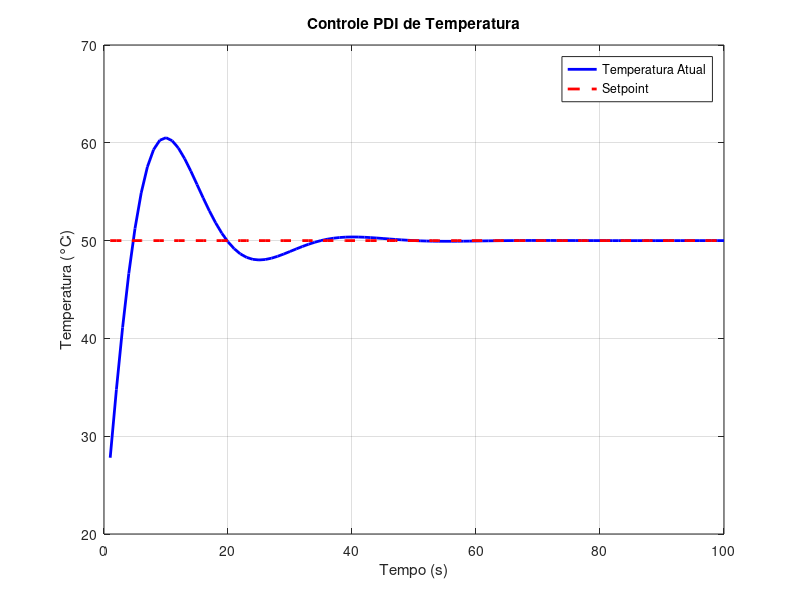

Write MATLAB code to recreate this figure.
% Example of PID temperature Control System of writted in Octave Language 
% Exemplo de um sistema de controle PDI de temperatura escrito em linguagem Octave
% Comments in portuguese

% Parâmetros do sistema
Kp = 2.0;  % Ganho Proporcional
Ki = 0.5;  % Ganho Integrativo
Kd = 0.1;  % Ganho Derivativo
setpoint = 50; % Temperatura desejada (°C)
dt = 1;    % Intervalo de tempo (s)
tempo_simulacao = 100; % Duração da simulação (s)

% Variáveis de inicialização
erro_acumulado = 0;
erro_anterior = 0;
temperatura = 20; % Temperatura inicial (°C)
historico_temperatura = []; % Para armazenar os valores para visualização

% Loop de controle
for t = 1:tempo_simulacao
    erro = setpoint - temperatura; % Cálculo do erro
    erro_acumulado += erro * dt; % Parte Integrativa
    derivativo = (erro - erro_anterior) / dt; % Parte Derivativa
    
    % Sinal de controle (saída do controlador)
    controle = Kp * erro + Ki * erro_acumulado + Kd * derivativo;
    
    % Simulação do comportamento do sistema (exemplo simples)
    temperatura += controle * 0.1; % Ajuste da temperatura com base no controle
    erro_anterior = erro;
    
    % Armazenar temperatura para visualização
    historico_temperatura = [historico_temperatura, temperatura];
end

% Plot dos resultados
tempo = 1:tempo_simulacao;
plot(tempo, historico_temperatura, 'b-', 'LineWidth', 2);
hold on;
plot(tempo, setpoint * ones(size(tempo)), 'r--', 'LineWidth', 2);
xlabel('Tempo (s)');
ylabel('Temperatura (°C)');
legend('Temperatura Atual', 'Setpoint');
title('Controle PDI de Temperatura');
grid on;
